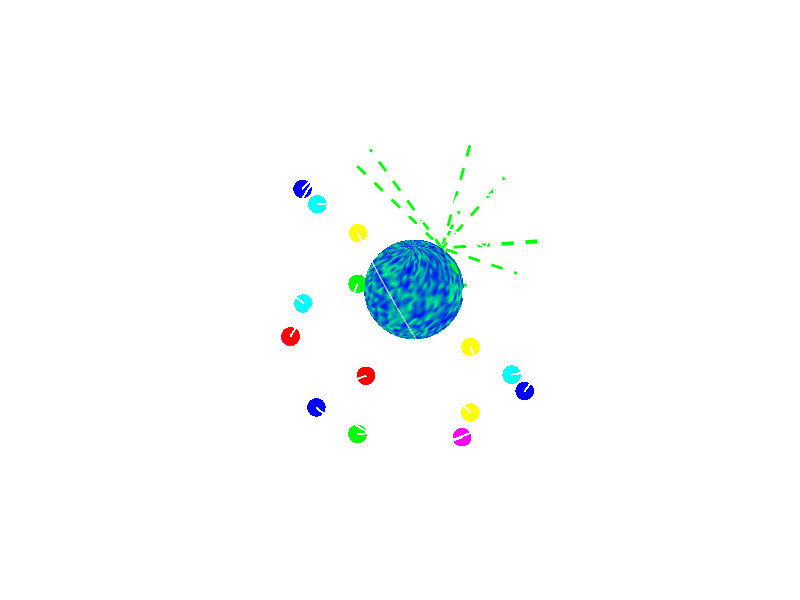

MATLAB code to generate this figure: (Note: this script raises an error after producing the figure.)
function [] = gps_model_animation()
% gps_model_animation : function to create an animated model of the GPS
% showing its constellation and working principle.
%
% Author & support nicolas.douillet (at) free.fr, 2007-2021.


theta = linspace(0,pi,36)'; % latitude angle vector
phi = linspace(0,2*pi,72);  % longitude angle vector
r = 6.4; % Earth radius (in thousands Km)

% Rotation matrices
Mr1 = @(gamma)[1 0 0
               0 cos(gamma) sin(gamma)
               0 -sin(gamma) cos(gamma)];

Mr2 = @(alpha)[cos(alpha) sin(alpha) 0
               -sin(alpha) cos(alpha) 0
               0 0 1];

delta = linspace(0,2*pi,360);

% Computational parameters
R = 20;
a = 90;
b = 180;
f = 270;

one_loop = 360; % 2*pi rad in degres
sin_quater_pi = 0.5*sqrt(2);

rlim = R; % R*cos(asin((R-r)/R));


u = r*sin(theta)*cos(phi);
v = r*sin(theta)*sin(phi);
w = repmat(r*cos(theta),[1 length(phi)]);
c = rand(length(theta),length(phi));

S1 = Mr1(pi/3)*[R*cos(delta); R*sin(delta); zeros(1,length(delta))];
S2 = Mr2(pi/3)*S1;
S3 = Mr2(pi/3)*S2;
S4 = Mr2(pi/3)*S3;
S5 = Mr2(pi/3)*S4;
S6 = Mr2(pi/3)*S5;

% Display parameters
marker_size = 40;
wf = [1 1 1];
time_lapse = 0.1; % animation time lapse
filename = 'GPS_constellation &_working_principle_model.gif';

% Display settings
h = figure;
set(h,'Position',get(0,'ScreenSize'));
set(gcf,'Color',[0 0 0]);       
axis tight manual;


for k = 0:71 % loop over phi vector (longitude angle) number of elements
        
    surf(u,v,w,circshift(c,[0,k])), shading interp, hold on;
    colormap('Winter');
    axis equal, axis off;
    
    plot3(S1(1,:),S1(2,:),S1(3,:),'Color',wf), hold on;
    plot3(S2(1,:),S2(2,:),S2(3,:),'Color',wf), hold on;
    plot3(S3(1,:),S3(2,:),S3(3,:),'Color',wf), hold on;
    plot3(S4(1,:),S4(2,:),S4(3,:),'Color',wf), hold on;
    plot3(S5(1,:),S5(2,:),S5(3,:),'Color',wf), hold on;
    plot3(S6(1,:),S6(2,:),S6(3,:),'Color',wf), hold on;
        
    plot3(r*sin_quater_pi*cos(5*k*pi/180),r*sin_quater_pi*sin(5*k*pi/180),r*sin_quater_pi,'wx','MarkerSize',12,'Linewidth',3), hold on;
    
    X5 = [S5(1,1+mod(240+5*k,one_loop)) r*sin_quater_pi*cos(5*k*pi/180);...
          S5(2,1+mod(240+5*k,one_loop)) r*sin_quater_pi*sin(5*k*pi/180);...
          S5(3,1+mod(240+5*k,one_loop)) r*sin_quater_pi];
    
    if sqrt(sum(diff(X5,1,2).^2,1)) <= rlim
        plot3(X5(1,:),X5(2,:),X5(3,:),'g--','Linewidth',2), hold on;
        marker_color = wf;        
    else        
        marker_color = [0 0 1];        
    end
    
    plot3(X5(1,1),X5(2,1),X5(3,1),'.','Color',marker_color,'MarkerSize',marker_size), hold on;
    
    
    X5a = [S5(1,1+mod(240+a+5*k,one_loop)) r*sin_quater_pi*cos(5*k*pi/180);...
           S5(2,1+mod(240+a+5*k,one_loop)) r*sin_quater_pi*sin(5*k*pi/180);...
           S5(3,1+mod(240+a+5*k,one_loop)) r*sin_quater_pi];
    
    if sqrt(sum(diff(X5a,1,2).^2,1)) <= rlim
        plot3(X5a(1,:),X5a(2,:),X5a(3,:),'g--','Linewidth',2), hold on;
        marker_color = wf;        
    else        
        marker_color = [0 0 1];        
    end
    
    plot3(X5a(1,1),X5a(2,1),X5a(3,1),'.','Color',marker_color,'MarkerSize',marker_size), hold on;       
    
    
    X5b = [S5(1,1+mod(240+b+5*k,one_loop)) r*sin_quater_pi*cos(5*k*pi/180);...
           S5(2,1+mod(240+b+5*k,one_loop)) r*sin_quater_pi*sin(5*k*pi/180);...
           S5(3,1+mod(240+b+5*k,one_loop)) r*sin_quater_pi];
    
    if sqrt(sum(diff(X5b,1,2).^2,1)) <= rlim
        plot3(X5b(1,:),X5b(2,:),X5b(3,:),'g--','Linewidth',2), hold on;        
        marker_color = wf;        
    else        
        marker_color = [0 0 1];        
    end
    
    plot3(X5b(1,1),X5b(2,1),X5b(3,1),'.','Color',marker_color,'MarkerSize',marker_size), hold on;
    
    
    X5f = [S5(1,1+mod(240+f+5*k,one_loop)) r*sin_quater_pi*cos(5*k*pi/180);...
           S5(2,1+mod(240+f+5*k,one_loop)) r*sin_quater_pi*sin(5*k*pi/180);...
           S5(3,1+mod(240+f+5*k,one_loop)) r*sin_quater_pi];
    
    if sqrt(sum(diff(X5f,1,2).^2,1)) <= rlim
        plot3(X5f(1,:),X5f(2,:),X5f(3,:),'g--','Linewidth',2), hold on;        
        marker_color = wf;        
    else        
        marker_color = [0 0 1];        
    end
    
    plot3(X5f(1,1),X5f(2,1),X5f(3,1),'.','Color',marker_color,'MarkerSize',marker_size), hold on;
    
    
    X6 = [S6(1,1+mod(300+5*k,one_loop)) r*sin_quater_pi*cos(5*k*pi/180);...
          S6(2,1+mod(300+5*k,one_loop)) r*sin_quater_pi*sin(5*k*pi/180);...
          S6(3,1+mod(300+5*k,one_loop)) r*sin_quater_pi];
    
    if sqrt(sum(diff(X6,1,2).^2,1)) <= rlim
        plot3(X6(1,:),X6(2,:),X6(3,:),'g--','Linewidth',2), hold on;        
        marker_color = wf;        
    else        
        marker_color = [0 1 0];        
    end

    plot3(X6(1,1),X6(2,1),X6(3,1),'.','Color',marker_color,'MarkerSize',marker_size), hold on;
    
    
    X6a = [S6(1,1+mod(300+a+5*k,one_loop)) r*sin_quater_pi*cos(5*k*pi/180);...
           S6(2,1+mod(300+a+5*k,one_loop)) r*sin_quater_pi*sin(5*k*pi/180);...
           S6(3,1+mod(300+a+5*k,one_loop)) r*sin_quater_pi];
    
    if sqrt(sum(diff(X6a,1,2).^2,1)) <= rlim
        plot3(X6a(1,:),X6a(2,:),X6a(3,:),'g--','Linewidth',2), hold on;        
        marker_color = wf;        
    else        
        marker_color = [0 1 0];        
    end
    
    plot3(X6a(1,1),X6a(2,1),X6a(3,1),'.','Color',marker_color,'MarkerSize',marker_size), hold on;

    
    X6b = [S6(1,1+mod(300+b+5*k,one_loop)) r*sin_quater_pi*cos(5*k*pi/180);...
           S6(2,1+mod(300+b+5*k,one_loop)) r*sin_quater_pi*sin(5*k*pi/180);...
           S6(3,1+mod(300+b+5*k,one_loop)) r*sin_quater_pi];
    
    if sqrt(sum(diff(X6b,1,2).^2,1)) <= rlim
        plot3(X6b(1,:),X6b(2,:),X6b(3,:),'g--','Linewidth',2), hold on;        
        marker_color = wf;        
    else        
        marker_color = [0 1 0];        
    end
    
    plot3(X6b(1,1),X6b(2,1),X6b(3,1),'.','Color',marker_color,'MarkerSize',marker_size), hold on;

    
    X6f = [S6(1,1+mod(300+f+5*k,one_loop)) r*sin_quater_pi*cos(5*k*pi/180);...
           S6(2,1+mod(300+f+5*k,one_loop)) r*sin_quater_pi*sin(5*k*pi/180);...
           S6(3,1+mod(300+f+5*k,one_loop)) r*sin_quater_pi];
    
    if sqrt(sum(diff(X6f,1,2).^2,1)) <= rlim
        plot3(X6f(1,:),X6f(2,:),X6f(3,:),'g--','Linewidth',2), hold on;        
        marker_color = wf;        
    else        
        marker_color = [0 1 0];        
    end
    
    plot3(X6f(1,1),X6f(2,1),X6f(3,1),'.','Color',marker_color,'MarkerSize',marker_size), hold on;
    
    
    X4 = [S4(1,1+mod(180+5*k,one_loop)) r*sin_quater_pi*cos(5*k*pi/180);...
          S4(2,1+mod(180+5*k,one_loop)) r*sin_quater_pi*sin(5*k*pi/180);...
          S4(3,1+mod(180+5*k,one_loop)) r*sin_quater_pi];
    
    if sqrt(sum(diff(X4,1,2).^2,1)) <= rlim
        plot3(X4(1,:),X4(2,:),X4(3,:),'g--','Linewidth',2), hold on;        
        marker_color = wf;        
    else        
        marker_color = [1 0 1];        
    end
    
    plot3(X4(1,1),X4(2,1),X4(3,1),'.','Color',marker_color,'MarkerSize',marker_size), hold on;

    
    X4a = [S4(1,1+mod(180+a+5*k,one_loop)) r*sin_quater_pi*cos(5*k*pi/180);...
          S4(2,1+mod(180+a+5*k,one_loop)) r*sin_quater_pi*sin(5*k*pi/180);...
          S4(3,1+mod(180+a+5*k,one_loop)) r*sin_quater_pi];
    
    if sqrt(sum(diff(X4a,1,2).^2,1)) <= rlim
        plot3(X4a(1,:),X4a(2,:),X4a(3,:),'g--','Linewidth',2), hold on;        
        marker_color = wf;        
    else        
        marker_color = [1 0 1];        
    end
    
    plot3(X4a(1,1),X4a(2,1),X4a(3,1),'.','Color',marker_color,'MarkerSize',marker_size), hold on;

    
    X4b = [S4(1,1+mod(180+b+5*k,one_loop)) r*sin_quater_pi*cos(5*k*pi/180);...
          S4(2,1+mod(180+b+5*k,one_loop)) r*sin_quater_pi*sin(5*k*pi/180);...
          S4(3,1+mod(180+b+5*k,one_loop)) r*sin_quater_pi];
    
    if sqrt(sum(diff(X4b,1,2).^2,1)) <= rlim
        plot3(X4b(1,:),X4b(2,:),X4b(3,:),'g--','Linewidth',2), hold on;        
        marker_color = wf;        
    else        
        marker_color = [1 0 1];        
    end
    
    plot3(X4b(1,1),X4b(2,1),X4b(3,1),'.','Color',marker_color,'MarkerSize',marker_size), hold on;

    
    X4f = [S4(1,1+mod(180+f+5*k,one_loop)) r*sin_quater_pi*cos(5*k*pi/180);...
          S4(2,1+mod(180+f+5*k,one_loop)) r*sin_quater_pi*sin(5*k*pi/180);...
          S4(3,1+mod(180+f+5*k,one_loop)) r*sin_quater_pi];
    
    if sqrt(sum(diff(X4f,1,2).^2,1)) <= rlim
        plot3(X4f(1,:),X4f(2,:),X4f(3,:),'g--','Linewidth',2), hold on;        
        marker_color = wf;        
    else        
        marker_color = [1 0 1];        
    end
    
    plot3(X4f(1,1),X4f(2,1),X4f(3,1),'.','Color',marker_color,'MarkerSize',marker_size), hold on;
    
    
    X3 = [S3(1,1+mod(120+5*k,one_loop)) r*sin_quater_pi*cos(5*k*pi/180);...
          S3(2,1+mod(120+5*k,one_loop)) r*sin_quater_pi*sin(5*k*pi/180);...
          S3(3,1+mod(120+5*k,one_loop)) r*sin_quater_pi];
    
    if sqrt(sum(diff(X3,1,2).^2,1)) <= rlim
        plot3(X3(1,:),X3(2,:),X3(3,:),'g--','Linewidth',2), hold on;        
        marker_color = wf;        
    else        
        marker_color = [1 1 0];        
    end
    
    plot3(X3(1,1),X3(2,1),X3(3,1),'.','Color',marker_color,'MarkerSize',marker_size), hold on;

    
    X3a = [S3(1,1+mod(120+a+5*k,one_loop)) r*sin_quater_pi*cos(5*k*pi/180);...
           S3(2,1+mod(120+a+5*k,one_loop)) r*sin_quater_pi*sin(5*k*pi/180);...
           S3(3,1+mod(120+a+5*k,one_loop)) r*sin_quater_pi];
    
    if sqrt(sum(diff(X3a,1,2).^2,1)) <= rlim
        plot3(X3a(1,:),X3a(2,:),X3a(3,:),'g--','Linewidth',2), hold on;        
        marker_color = wf;        
    else        
        marker_color = [1 1 0];        
    end
    
    plot3(X3a(1,1),X3a(2,1),X3a(3,1),'.','Color',marker_color,'MarkerSize',marker_size), hold on;

    
    X3b = [S3(1,1+mod(120+b+5*k,one_loop)) r*sin_quater_pi*cos(5*k*pi/180);...
           S3(2,1+mod(120+b+5*k,one_loop)) r*sin_quater_pi*sin(5*k*pi/180);...
           S3(3,1+mod(120+b+5*k,one_loop)) r*sin_quater_pi];
    
    if sqrt(sum(diff(X3b,1,2).^2,1)) <= rlim
        plot3(X3b(1,:),X3b(2,:),X3b(3,:),'g--','Linewidth',2), hold on;        
        marker_color = wf;        
    else        
        marker_color = [1 1 0];        
    end
    
    plot3(X3b(1,1),X3b(2,1),X3b(3,1),'.','Color',marker_color,'MarkerSize',marker_size), hold on;

    
    X3f = [S3(1,1+mod(120+f+5*k,one_loop)) r*sin_quater_pi*cos(5*k*pi/180);...
           S3(2,1+mod(120+f+5*k,one_loop)) r*sin_quater_pi*sin(5*k*pi/180);...
           S3(3,1+mod(120+f+5*k,one_loop)) r*sin_quater_pi];
    
    if sqrt(sum(diff(X3f,1,2).^2,1)) <= rlim
        plot3(X3f(1,:),X3f(2,:),X3f(3,:),'g--','Linewidth',2), hold on;        
        marker_color = wf;        
    else        
        marker_color = [1 1 0];        
    end
    
    plot3(X3f(1,1),X3f(2,1),X3f(3,1),'.','Color',marker_color,'MarkerSize',marker_size), hold on;
    
    
    X2 = [S2(1,1+mod(60+5*k,one_loop)) r*sin_quater_pi*cos(5*k*pi/180);...
          S2(2,1+mod(60+5*k,one_loop)) r*sin_quater_pi*sin(5*k*pi/180);...
          S2(3,1+mod(60+5*k,one_loop)) r*sin_quater_pi];
    
    if sqrt(sum(diff(X2,1,2).^2,1)) <= rlim
        plot3(X2(1,:),X2(2,:),X2(3,:),'g--','Linewidth',2), hold on;        
        marker_color = wf;        
    else        
        marker_color = [0 1 1];        
    end
    
    plot3(X2(1,1),X2(2,1),X2(3,1),'.','Color',marker_color,'MarkerSize',marker_size), hold on;
    

    X2a = [S2(1,1+mod(60+a+5*k,one_loop)) r*sin_quater_pi*cos(5*k*pi/180);...
           S2(2,1+mod(60+a+5*k,one_loop)) r*sin_quater_pi*sin(5*k*pi/180);...
           S2(3,1+mod(60+a+5*k,one_loop)) r*sin_quater_pi];
    
    if sqrt(sum(diff(X2a,1,2).^2,1)) <= rlim
        plot3(X2a(1,:),X2a(2,:),X2a(3,:),'g--','Linewidth',2), hold on;        
        marker_color = wf;        
    else        
        marker_color = [0 1 1];        
    end
    
    plot3(X2a(1,1),X2a(2,1),X2a(3,1),'.','Color',marker_color,'MarkerSize',marker_size), hold on;
    

    X2b = [S2(1,1+mod(60+b+5*k,one_loop)) r*sin_quater_pi*cos(5*k*pi/180);...
           S2(2,1+mod(60+b+5*k,one_loop)) r*sin_quater_pi*sin(5*k*pi/180);...
           S2(3,1+mod(60+b+5*k,one_loop)) r*sin_quater_pi];
    
    if sqrt(sum(diff(X2b,1,2).^2,1)) <= rlim
        plot3(X2b(1,:),X2b(2,:),X2b(3,:),'g--','Linewidth',2), hold on;        
        marker_color = wf;        
    else        
        marker_color = [0 1 1];        
    end
    
    plot3(X2b(1,1),X2b(2,1),X2b(3,1),'.','Color',marker_color,'MarkerSize',marker_size), hold on;
    
    
    X2f = [S2(1,1+mod(60+f+5*k,one_loop)) r*sin_quater_pi*cos(5*k*pi/180);...
           S2(2,1+mod(60+f+5*k,one_loop)) r*sin_quater_pi*sin(5*k*pi/180);...
           S2(3,1+mod(60+f+5*k,one_loop)) r*sin_quater_pi];

    if sqrt(sum(diff(X2f,1,2).^2,1)) <= rlim
        plot3(X2f(1,:),X2f(2,:),X2f(3,:),'g--','Linewidth',2), hold on;        
        marker_color = wf;        
    else        
        marker_color = [0 1 1];        
    end
    
    plot3(X2f(1,1),X2f(2,1),X2f(3,1),'.','Color',marker_color,'MarkerSize',marker_size), hold on;
    
    
    X1 = [S1(1,1+mod(0+5*k,one_loop)) r*sin_quater_pi*cos(5*k*pi/180);...
          S1(2,1+mod(0+5*k,one_loop)) r*sin_quater_pi*sin(5*k*pi/180);...
          S1(3,1+mod(0+5*k,one_loop)) r*sin_quater_pi];
    
    if sqrt(sum(diff(X1,1,2).^2,1)) <= rlim
        plot3(X1(1,:),X1(2,:),X1(3,:),'g--','Linewidth',2), hold on;        
        marker_color = wf;        
    else        
        marker_color = [1 0 0];        
    end
    
    plot3(X1(1,1),X1(2,1),X1(3,1),'.','Color',marker_color,'MarkerSize',marker_size), hold on;
    

    X1a = [S1(1,1+mod(0+a+5*k,one_loop)) r*sin_quater_pi*cos(5*k*pi/180);...
           S1(2,1+mod(0+a+5*k,one_loop)) r*sin_quater_pi*sin(5*k*pi/180);...
           S1(3,1+mod(0+a+5*k,one_loop)) r*sin_quater_pi];
    
    if sqrt(sum(diff(X1a,1,2).^2,1)) <= rlim
        plot3(X1a(1,:),X1a(2,:),X1a(3,:),'g--','Linewidth',2), hold on;        
        marker_color = wf;        
    else        
        marker_color = [1 0 0];        
    end
    
    plot3(X1a(1,1),X1a(2,1),X1a(3,1),'.','Color',marker_color,'MarkerSize',marker_size), hold on;
    
    
    X1b = [S1(1,1+mod(0+b+5*k,one_loop)) r*sin_quater_pi*cos(5*k*pi/180);...
           S1(2,1+mod(0+b+5*k,one_loop)) r*sin_quater_pi*sin(5*k*pi/180);...
           S1(3,1+mod(0+b+5*k,one_loop)) r*sin_quater_pi];

    if sqrt(sum(diff(X1b,1,2).^2,1)) <= rlim
        plot3(X1b(1,:),X1b(2,:),X1b(3,:),'g--','Linewidth',2), hold on;        
        marker_color = wf;        
    else        
        marker_color = [1 0 0];        
    end
    
    plot3(X1b(1,1),X1b(2,1),X1b(3,1),'.','Color',marker_color,'MarkerSize',marker_size), hold on;
    
    
    X1f = [S1(1,1+mod(0+f+5*k,one_loop)) r*sin_quater_pi*cos(5*k*pi/180);...
           S1(2,1+mod(0+f+5*k,one_loop)) r*sin_quater_pi*sin(5*k*pi/180);...
           S1(3,1+mod(0+f+5*k,one_loop)) r*sin_quater_pi];

    if sqrt(sum(diff(X1f,1,2).^2,1)) <= rlim
        plot3(X1f(1,:),X1f(2,:),X1f(3,:),'g--','Linewidth',2), hold on;        
        marker_color = wf;        
    else        
        marker_color = [1 0 0];        
    end
    
    plot3(X1f(1,1),X1f(2,1),X1f(3,1),'.','Color',marker_color,'MarkerSize',marker_size), hold on;
    
    
    set(gca,'Color',[0 0 0]);                    
    ax = gca;
    ax.Clipping = 'off';    
    axis equal, axis off;
    zoom(1.25);   
    
    title('GPS constellation model and working principle','Color',wf,'FontSize',16);     
    
    drawnow;
    
    frame = getframe(h);    
    im = frame2im(frame);
    [imind,cm] = rgb2ind(im,256);
    
    % Write to the .gif file
    if k == 0
        imwrite(imind,cm,filename,'gif', 'Loopcount',Inf,'DelayTime',time_lapse);
    else
        imwrite(imind,cm,filename,'gif','WriteMode','append','DelayTime',time_lapse);
    end
    
    clf;
    
end


end % gps_model_animation